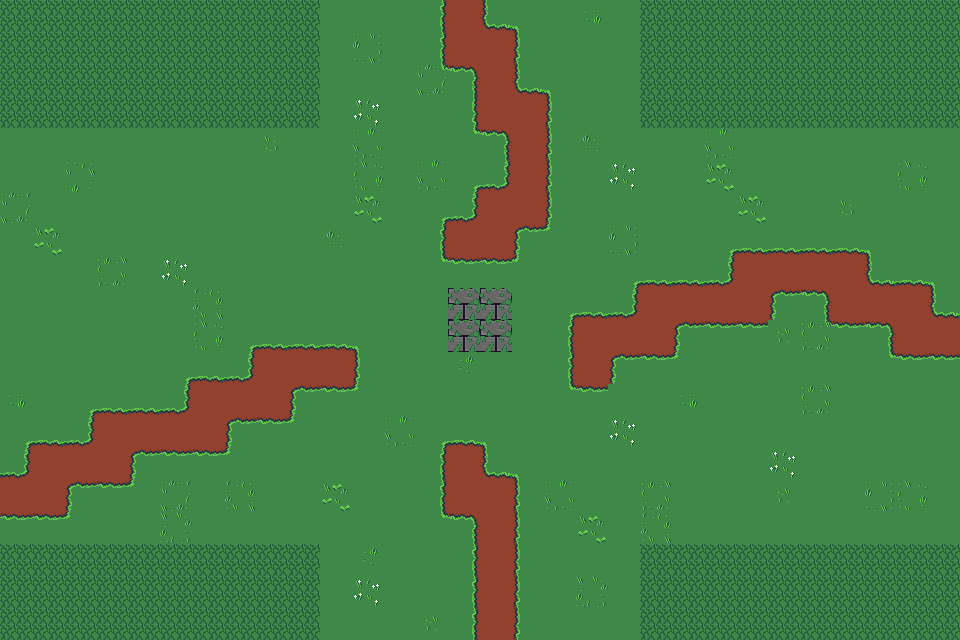

This game map was drawn from its Tiled (.tmx) file and the tilesets committed beside it. A one-line description and the full map source follow:
An orthogonal 30x20 tile map with 32x32 px tiles, 3 tile layers (Calque de Tuiles 1, Calque de Tuiles 2, Calque de Tuiles 3) and 12 objects (4x collision, 4x portal_exit, 4x portal).

<map version="1.10" tiledversion="1.10.2" orientation="orthogonal" renderorder="right-down" width="30" height="20" tilewidth="32" tileheight="32" infinite="0" nextlayerid="6" nextobjectid="16">
 <properties>
  <property name="zoom" type="float" value="8" />
 </properties>
 <tileset firstgid="1" source="tilemap.tsx" />
 <layer id="1" name="Calque de Tuiles 1" width="30" height="20">
  <data encoding="csv">
26,26,26,26,26,26,26,26,26,26,1,1,1,1,2,1,1,1,1,1,26,26,26,26,26,26,26,26,26,26,
26,26,26,26,26,26,26,26,26,26,1,1,1,1,2,2,1,1,1,1,26,26,26,26,26,26,26,26,26,26,
26,26,26,26,26,26,26,26,26,26,1,1,1,1,1,2,1,1,1,1,26,26,26,26,26,26,26,26,26,26,
26,26,26,26,26,26,26,26,26,26,1,1,1,1,1,2,1,1,1,1,26,26,26,26,26,26,26,26,26,26,
1,1,1,1,1,1,1,1,1,1,1,1,1,1,1,1,2,1,1,1,1,1,1,1,1,1,1,1,1,1,
1,1,1,1,1,1,1,1,1,1,1,1,1,1,1,1,2,1,1,1,1,1,1,1,1,1,1,1,1,1,
1,1,1,1,1,1,1,1,1,1,1,1,1,1,1,2,2,1,1,1,1,1,1,1,1,1,1,1,1,1,
1,1,1,1,1,1,1,1,1,1,1,1,1,1,2,2,1,1,1,1,1,1,1,1,1,1,1,1,1,1,
1,1,1,1,1,1,1,1,1,1,1,1,1,1,1,1,1,1,1,1,1,1,1,2,2,2,2,1,1,1,
1,1,1,1,1,1,1,1,1,1,1,1,1,1,5,5,1,1,1,1,2,2,2,2,1,1,2,2,2,1,
1,1,1,1,1,1,1,1,1,1,1,1,1,1,5,5,1,1,2,2,2,1,1,1,1,1,1,1,2,2,
1,1,1,1,1,1,1,1,2,2,2,1,1,1,1,1,1,1,2,1,1,1,1,1,1,1,1,1,1,1,
1,1,1,1,1,1,2,2,2,1,1,1,1,1,1,1,1,1,1,1,1,1,1,1,1,1,1,1,1,1,
1,1,1,2,2,2,2,1,1,1,1,1,1,1,1,1,1,1,1,1,1,1,1,1,1,1,1,1,1,1,
1,2,2,2,1,1,1,1,1,1,1,1,1,1,2,1,1,1,1,1,1,1,1,1,1,1,1,1,1,1,
2,2,1,1,1,1,1,1,1,1,1,1,1,1,2,2,1,1,1,1,1,1,1,1,1,1,1,1,1,1,
1,1,1,1,1,1,1,1,1,1,1,1,1,1,1,2,1,1,1,1,1,1,1,1,1,1,1,1,1,1,
26,26,26,26,26,26,26,26,26,26,1,1,1,1,1,2,1,1,1,1,26,26,26,26,26,26,26,26,26,26,
26,26,26,26,26,26,26,26,26,26,1,1,1,1,1,2,1,1,1,1,26,26,26,26,26,26,26,26,26,26,
26,26,26,26,26,26,26,26,26,26,1,1,1,1,1,2,1,1,1,1,26,26,26,26,26,26,26,26,26,26
</data>
 </layer>
 <layer id="2" name="Calque de Tuiles 2" width="30" height="20">
  <data encoding="csv">
0,0,0,0,0,0,0,0,0,0,0,0,0,114,0,2684354675,2684354673,0,0,0,0,0,0,0,0,0,0,0,0,0,
0,0,0,0,0,0,0,0,0,0,0,0,0,114,0,0,3221225586,0,0,0,0,0,0,0,0,0,0,0,0,0,
0,0,0,0,0,0,0,0,0,0,0,0,0,1610612849,1610612851,0,2684354675,2684354673,0,0,0,0,0,0,0,0,0,0,0,0,
0,0,0,0,0,0,0,0,0,0,0,0,0,0,1073741938,0,2,3221225586,0,0,0,0,0,0,0,0,0,0,0,0,
0,0,0,0,0,0,0,0,0,0,0,0,0,0,1610612849,1610612851,0,3221225586,0,0,0,0,0,0,0,0,0,0,0,0,
0,0,0,0,0,0,0,0,0,0,0,0,0,0,113,115,0,3221225586,0,0,0,0,0,0,0,0,0,0,0,0,
0,0,0,0,0,0,0,0,0,0,0,0,0,113,115,0,0,3221225586,0,0,0,0,0,0,0,0,0,0,0,0,
0,0,0,0,0,0,0,0,0,0,0,0,0,114,0,0,3221225587,3221225585,0,0,0,0,113,2684354674,2684354674,2684354674,2684354674,2684354673,0,0,
0,0,0,0,0,0,0,0,0,0,0,0,0,1610612849,1610612850,1610612850,3758096497,0,0,113,2684354674,2684354674,115,0,0,0,0,2684354675,2684354674,2684354673,
0,0,0,0,0,0,0,0,0,0,0,0,0,0,0,0,0,113,2684354674,115,0,0,0,0,3221225587,1610612851,0,0,0,2684354675,
0,0,0,0,0,0,0,113,2684354674,2684354674,2684354674,2684354673,0,0,0,0,0,114,0,0,0,3221225587,1610612850,1610612850,0,1610612849,1610612850,1610612851,0,0,
0,0,0,0,0,113,2684354674,115,0,0,0,3221225586,0,0,0,0,0,114,0,3221225587,1610612850,3221225585,0,0,0,0,0,1610612849,1610612850,1610612850,
0,0,113,2684354674,2684354674,115,0,0,0,3221225587,1610612850,3221225585,0,0,0,0,0,1610612849,1610612850,0,0,0,0,0,0,0,0,0,0,0,
113,2684354674,115,0,0,0,0,3221225587,1610612850,3221225585,0,0,0,113,2684354674,2684354673,0,0,0,0,0,0,0,0,0,0,0,0,0,0,
115,0,0,0,3221225587,1610612850,1610612850,3221225585,0,0,0,0,0,114,0,2684354675,2684354673,0,0,0,0,0,0,0,0,0,0,0,0,0,
0,0,3221225587,1610612850,3221225585,0,0,0,0,0,0,0,0,114,0,0,3221225586,0,0,0,0,0,0,0,0,0,0,0,0,0,
1610612850,1610612850,3221225585,0,0,0,0,0,0,0,0,0,0,1610612849,1610612851,0,3221225586,0,0,0,0,0,0,0,0,0,0,0,0,0,
0,0,0,0,0,0,0,0,0,0,0,0,0,0,114,0,3221225586,0,0,0,0,0,0,0,0,0,0,0,0,0,
0,0,0,0,0,0,0,0,0,0,0,0,0,0,114,0,3221225586,0,0,0,0,0,0,0,0,0,0,0,0,0,
0,0,0,0,0,0,0,0,0,0,0,0,0,0,114,0,3221225586,0,0,0,0,0,0,0,0,0,0,0,0,0
</data>
 </layer>
 <layer id="3" name="Calque de Tuiles 3" width="30" height="20">
  <data encoding="csv">
0,0,0,0,0,0,0,0,0,0,0,0,0,0,0,0,0,0,38,0,0,0,0,0,0,0,0,0,0,0,
0,0,0,0,0,0,0,0,0,0,0,35,0,0,0,0,0,0,0,0,0,0,0,0,0,0,0,0,0,0,
0,0,0,0,0,0,0,0,0,0,0,0,0,20,0,0,0,0,0,0,0,0,0,0,0,0,0,0,0,0,
0,0,0,0,0,0,0,0,0,0,0,49,0,0,0,0,0,0,0,0,0,0,0,0,0,0,0,0,0,0,
0,0,0,0,0,0,0,0,23,0,0,36,0,0,0,0,0,0,40,0,0,0,36,0,0,0,0,0,0,0,
0,0,34,0,0,0,0,0,0,0,0,33,0,36,0,0,0,0,0,49,0,0,81,0,0,0,0,0,33,0,
20,0,0,0,0,0,0,0,0,0,0,81,0,0,0,0,0,0,0,0,0,0,0,81,0,0,23,0,0,0,
0,81,0,0,0,0,0,0,0,0,40,0,0,0,0,0,0,0,0,35,0,0,0,0,0,0,0,0,0,0,
0,0,0,18,0,49,0,0,0,0,0,0,0,0,0,0,0,0,0,0,0,0,0,0,0,0,0,0,0,0,
0,0,0,0,0,0,19,0,0,0,0,0,0,0,0,0,0,0,0,0,0,0,0,0,0,0,0,0,0,0,
0,0,0,0,0,0,33,0,0,0,0,0,0,0,0,0,0,0,0,0,0,0,0,0,24,18,0,0,0,0,
0,0,0,0,0,0,0,0,0,0,0,0,0,0,37,0,0,0,0,0,0,0,0,0,0,0,0,0,0,0,
38,0,0,0,0,0,0,0,0,0,0,0,0,0,0,0,0,0,0,0,0,38,0,0,0,18,0,0,0,0,
0,0,0,0,0,0,0,0,0,0,0,0,36,0,0,0,0,0,0,49,0,0,0,0,0,0,0,0,0,0,
0,0,0,0,0,0,0,0,0,0,0,0,0,0,0,0,0,0,0,0,0,0,0,0,49,0,0,0,0,0,
0,0,0,0,0,20,0,19,0,0,81,0,0,0,0,0,0,36,0,0,18,0,0,0,24,0,0,35,33,0,
0,0,0,0,0,17,0,0,0,0,0,0,0,0,0,0,0,0,81,0,19,0,0,0,0,0,0,0,0,0,
0,0,0,0,0,0,0,0,0,0,0,37,0,0,0,0,0,0,0,0,0,0,0,0,0,0,0,0,0,0,
0,0,0,0,0,0,0,0,0,0,0,49,0,0,0,0,0,0,17,0,0,0,0,0,0,0,0,0,0,0,
0,0,0,0,0,0,0,0,0,0,0,0,0,24,0,0,0,0,0,0,0,0,0,0,0,0,0,0,0,0
</data>
 </layer>
 <objectgroup id="5" name="objects">
  <properties>
   <property name="zoom" type="float" value="3" />
  </properties>
  <object id="1" type="collision" x="0" y="0" width="320" height="128">
   <properties>
    <property name="collision_type" value="solid" />
   </properties>
  </object>
  <object id="2" type="collision" x="640" y="0" width="320" height="128">
   <properties>
    <property name="collision_type" value="solid" />
   </properties>
  </object>
  <object id="4" type="collision" x="0" y="544" width="320" height="96">
   <properties>
    <property name="collision_type" value="solid" />
   </properties>
  </object>
  <object id="5" type="collision" x="640" y="544" width="320" height="96">
   <properties>
    <property name="collision_type" value="solid" />
   </properties>
  </object>
  <object id="7" name="forest_e" type="portal_exit" x="31.2534" y="494.845">
   <point />
  </object>
  <object id="8" name="forest_f" type="portal" x="0" y="128" width="5.2089" height="408.517">
   <properties>
    <property name="targeted_exit_name" value="forest_f" />
    <property name="targeted_map_name" value="map2" />
    <property name="targeted_scene_name" value="scene1" />
   </properties>
  </object>
  <object id="9" name="forest_g" type="portal" x="320" y="640" width="320">
   <properties>
    <property name="targeted_exit_name" value="forest_g" />
    <property name="targeted_map_name" value="map5" />
    <property name="targeted_scene_name" value="scene1" />
   </properties>
  </object>
  <object id="10" name="forest_h" type="portal_exit" x="494.845" y="593.814">
   <point />
  </object>
  <object id="11" name="foresr_i" type="portal" x="960" y="128" height="416">
   <properties>
    <property name="targeted_exit_name" value="forest_i" />
    <property name="targeted_map_name" value="map6" />
    <property name="targeted_scene_name" value="scene1" />
   </properties>
  </object>
  <object id="12" name="forest_j" type="portal_exit" x="910.255" y="299.512">
   <point />
  </object>
  <object id="14" name="forest_m" type="portal" x="320" y="0" width="320">
   <properties>
    <property name="targeted_exit_name" value="forest_m" />
    <property name="targeted_map_name" value="map8" />
    <property name="targeted_scene_name" value="scene1" />
   </properties>
  </object>
  <object id="15" name="forest_n" type="portal_exit" x="466.196" y="66.4135">
   <point />
  </object>
 </objectgroup>
</map>
